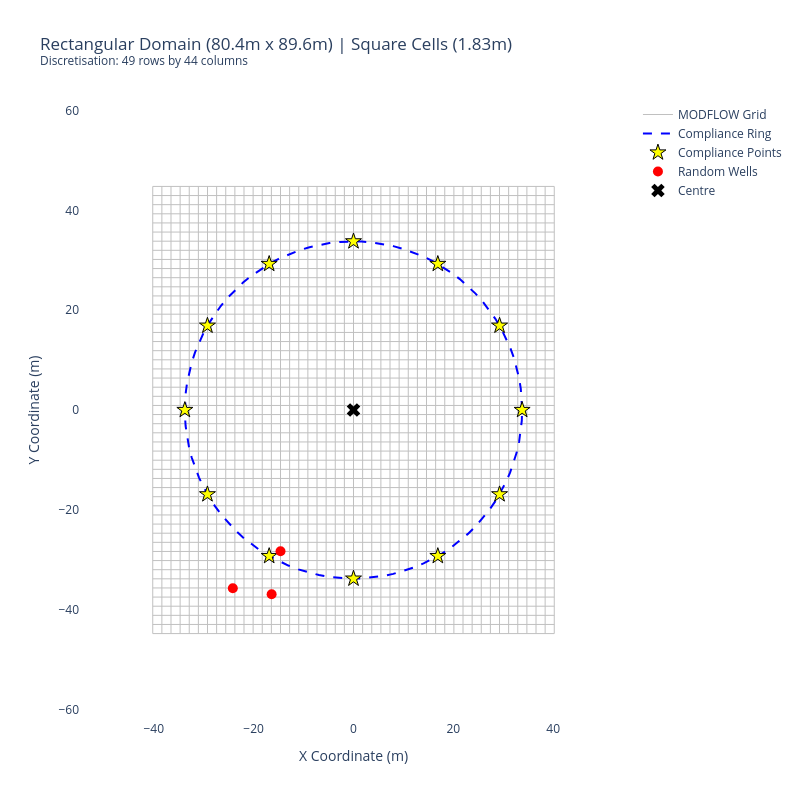

Notebook code for this chart:
### Code cell
import os
import numpy as np
import flopy
import math
from scipy.special import exp1
import plotly.graph_objects as go

# --- 1. Randomized Domain and Square Cell Logic (Canadian English) ---

# 1a. Randomise square cell size (e.g., between 1.5m and 4.0m)
cell_dim = float(np.random.uniform(1.5, 4.0))

# 1b. Randomise target domain size (e.g., between 80m and 150m)
target_lx = np.random.uniform(80, 150)
target_ly = np.random.uniform(80, 150)

# 1c. Snap domain to cell size to ensure integer number of square cells
ncol = int(target_lx / cell_dim)
nrow = int(target_ly / cell_dim)
lx = float(ncol * cell_dim)
ly = float(nrow * cell_dim)

# 1d. Adjust radii to fit the randomized rectangular domain
compliance_radius = float(min(lx, ly) * 0.42) 
no_go_radius = float(compliance_radius * 0.3)
n_wells = 3
num_cp = 12

# --- 2. Initialize MODFLOW 6 Model ---
model_name = "robust_rect_model"
workspace = "mf6_work"
if not os.path.exists(workspace):
    os.makedirs(workspace)

sim = flopy.mf6.MFSimulation(sim_name=model_name, exe_name="mf6", sim_ws=workspace)
tdis = flopy.mf6.ModflowTdis(sim, nper=1, perioddata=[(365.0, 1, 1.0)], time_units="DAYS")
gwf = flopy.mf6.ModflowGwf(sim, modelname=model_name, save_flows=True)
ims = flopy.mf6.ModflowIms(sim, complexity="SIMPLE")

# Centring logic for a rectangular domain using xorigin/yorigin
dis = flopy.mf6.ModflowGwfdis(
    gwf, nlay=1, nrow=nrow, ncol=ncol, 
    delr=cell_dim, delc=cell_dim, 
    top=0.0, botm=-10.0,
    xorigin=-lx/2, yorigin=-ly/2
)

# --- 3. Generate Random Wells ---
wells = []
while len(wells) < n_wells:
    wx = float(np.random.uniform(-lx/2, lx/2))
    wy = float(np.random.uniform(-ly/2, ly/2))
    if np.sqrt(wx**2 + wy**2) > no_go_radius:
        # Get cell indices safely
        try:
            row, col = gwf.modelgrid.intersect(wx, wy)
            wells.append({'x': wx, 'y': wy, 'row': row, 'col': col})
        except:
            continue

# --- 4. Manual Grid Line Construction (Forcing Python Floats) ---
x_edge_coords = np.linspace(-lx/2, lx/2, ncol + 1)
y_edge_coords = np.linspace(-ly/2, ly/2, nrow + 1)

grid_x, grid_y = [], []
# Vertical lines
for x in x_edge_coords:
    grid_x.extend([float(x), float(x), None])
    grid_y.extend([float(y_edge_coords[0]), float(y_edge_coords[-1]), None])
# Horizontal lines
for y in y_edge_coords:
    grid_x.extend([float(x_edge_coords[0]), float(x_edge_coords[-1]), None])
    grid_y.extend([float(y), float(y), None])

# --- 5. Visualization ---
fig = go.Figure()

# MODFLOW Grid (The "Silver Mesh")
fig.add_trace(go.Scatter(
    x=grid_x, y=grid_y, 
    mode='lines', 
    line=dict(color='silver', width=1),
    name="MODFLOW Grid", 
    hoverinfo='skip'
))

# Compliance Boundary (The Circle)
t_fine = np.linspace(0, 2 * np.pi, 100)
fig.add_trace(go.Scatter(
    x=[float(compliance_radius * np.cos(t)) for t in t_fine], 
    y=[float(compliance_radius * np.sin(t)) for t in t_fine],
    mode='lines', line=dict(color='blue', dash='dash', width=2), 
    name="Compliance Ring"
))

# Compliance Points (The Stars)
thetas = np.linspace(0, 2 * np.pi, num_cp, endpoint=False)
fig.add_trace(go.Scatter(
    x=[float(compliance_radius * np.cos(t)) for t in thetas], 
    y=[float(compliance_radius * np.sin(t)) for t in thetas],
    mode='markers', 
    marker=dict(color='yellow', size=12, symbol='star', line=dict(width=1, color='black')), 
    name="Compliance Points"
))

# Random Wells (The Red Dots)
fig.add_trace(go.Scatter(
    x=[w['x'] for w in wells], 
    y=[w['y'] for w in wells], 
    mode='markers', 
    marker=dict(color='red', size=10), 
    name="Random Wells"
))

# Centre Point (The Black X)
fig.add_trace(go.Scatter(
    x=[0], y=[0], 
    mode='markers', 
    marker=dict(color='black', size=12, symbol='x'), 
    name="Centre"
))

# --- 6. Final Layout & Axis Scaling ---
# Calculate a margin so the grid isn't touching the edge of the plot
plot_limit = max(lx, ly) / 2 + 10

fig.update_layout(
    title=(f"Rectangular Domain ({lx:.1f}m x {ly:.1f}m) | Square Cells ({cell_dim:.2f}m)<br>"
           f"<sup>Discretisation: {nrow} rows by {ncol} columns</sup>"),
    xaxis_title="X Coordinate (m)",
    yaxis_title="Y Coordinate (m)",
    width=800, height=800,
    template="plotly_white",
    xaxis=dict(range=[-plot_limit, plot_limit], showgrid=False, zeroline=False),
    yaxis=dict(range=[-plot_limit, plot_limit], scaleanchor="x", scaleratio=1, showgrid=False, zeroline=False)
)

fig.show()

print(f"Final Grid: {nrow} rows x {ncol} columns")
print(f"Compliance Radius: {compliance_radius:.2f} m")

### Figure 1 — Plotly figure (JSON) as saved in the notebook; plotly's stock layout.template omitted (floating-point values rounded to 4 significant figures; data arrays with more than 128 entries replaced by an {"elided": "..."} marker saying what was removed)
{"data": [{"hoverinfo": "skip", "line": {"color": "silver", "width": 1}, "mode": "lines", "name": "MODFLOW Grid", "type": "scatter", "x": {"elided": "285 float values"}, "y": {"elided": "285 float values"}}, {"line": {"color": "blue", "dash": "dash", "width": 2}, "mode": "lines", "name": "Compliance Ring", "type": "scatter", "x": [33.78, 33.71, 33.51, 33.17, 32.7, 32.09, 31.36, 30.5, 29.52, 28.42, 27.2, 25.88, 24.45, 22.92, 21.3, 19.59, 17.81, 15.95, 14.03, 12.06, 10.03, 7.964, 5.866, 3.744, 1.607, -0.536, -2.677, -4.807, -6.918, -9.002, -11.05, -13.05, -15.0, -16.89, -18.71, -20.46, -22.12, -23.7, -25.18, -26.55, -27.82, -28.98, -30.02, -30.95, -31.74, -32.41, -32.95, -33.36, -33.63, -33.76, -33.76, -33.63, -33.36, -32.95, -32.41, -31.74, -30.95, -30.02, -28.98, -27.82, -26.55, -25.18, -23.7, -22.12, -20.46, -18.71, -16.89, -15.0, -13.05, -11.05, -9.002, -6.918, -4.807, -2.677, -0.536, 1.607, 3.744, 5.866, 7.964, 10.03, 12.06, 14.03, 15.95, 17.81, 19.59, 21.3, 22.92, 24.45, 25.88, 27.2, 28.42, 29.52, 30.5, 31.36, 32.09, 32.7, 33.17, 33.51, 33.71, 33.78], "y": [0, 2.142, 4.276, 6.393, 8.484, 10.54, 12.55, 14.52, 16.42, 18.26, 20.03, 21.71, 23.31, 24.81, 26.22, 27.52, 28.7, 29.78, 30.73, 31.56, 32.26, 32.83, 33.27, 33.57, 33.74, 33.78, 33.67, 33.44, 33.06, 32.56, 31.92, 31.16, 30.27, 29.25, 28.12, 26.88, 25.53, 24.07, 22.52, 20.88, 19.16, 17.35, 15.48, 13.54, 11.55, 9.517, 7.442, 5.337, 3.211, 1.072, -1.072, -3.211, -5.337, -7.442, -9.517, -11.55, -13.54, -15.48, -17.35, -19.16, -20.88, -22.52, -24.07, -25.53, -26.88, -28.12, -29.25, -30.27, -31.16, -31.92, -32.56, -33.06, -33.44, -33.67, -33.78, -33.74, -33.57, -33.27, -32.83, -32.26, -31.56, -30.73, -29.78, -28.7, -27.52, -26.22, -24.81, -23.31, -21.71, -20.03, -18.26, -16.42, -14.52, -12.55, -10.54, -8.484, -6.393, -4.276, -2.142, -8.274e-15]}, {"marker": {"color": "yellow", "line": {"color": "black", "width": 1}, "size": 12, "symbol": "star"}, "mode": "markers", "name": "Compliance Points", "type": "scatter", "x": [33.78, 29.25, 16.89, 2.068e-15, -16.89, -29.25, -33.78, -29.25, -16.89, -6.205e-15, 16.89, 29.25], "y": [0, 16.89, 29.25, 33.78, 29.25, 16.89, 4.137e-15, -16.89, -29.25, -33.78, -29.25, -16.89]}, {"marker": {"color": "red", "size": 10}, "mode": "markers", "name": "Random Wells", "type": "scatter", "x": [-24.17, -16.4, -14.62], "y": [-35.69, -36.9, -28.29]}, {"marker": {"color": "black", "size": 12, "symbol": "x"}, "mode": "markers", "name": "Centre", "type": "scatter", "x": [0], "y": [0]}], "layout": {"height": 800, "title": {"text": "Rectangular Domain (80.4m x 89.6m) | Square Cells (1.83m)<br><sup>Discretisation: 49 rows by 44 columns</sup>"}, "width": 800, "xaxis": {"range": [-54.78, 54.78], "showgrid": false, "title": {"text": "X Coordinate (m)"}, "zeroline": false}, "yaxis": {"range": [-54.78, 54.78], "scaleanchor": "x", "scaleratio": 1, "showgrid": false, "title": {"text": "Y Coordinate (m)"}, "zeroline": false}}}
